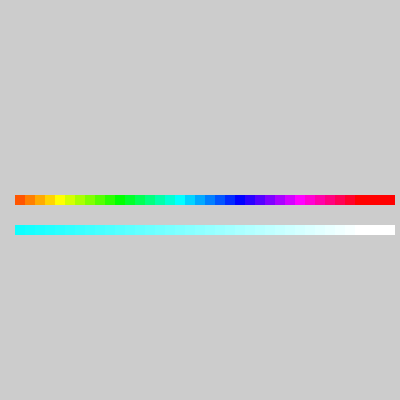
Frame 1 (no input)
Frame 60 (the mouse pressed at the canvas centre just before this capture): identical to frame 1, image omitted
Frame 120 (the mouse held since frame 60 and released just before this capture): identical to frame 1, image omitted

The Processing sketch that drew this single still picture (run headless with seeded random() and noise(); from frame 60 on, the mouse is pressed at the canvas centre):

// Processing sketch: Exercise01_colorTest
// ── Exercise01_colorTest.pde
void setup(){
  size(400,400);
  
  //for(int y = 20 ; y < height; y +=10){
    for(int x  = 20 ; x < width; x +=10){
      pushStyle();
      pushMatrix();
      translate(x,height/2);
      noStroke(); 
      colorMode(HSB,360,100,100);
      fill(x,100,100);
      rectMode(CENTER);
      rect(0,0,10,10);

      colorMode(RGB);
      fill(x,100,100);
      rect(0,30,10,10);

      

      popMatrix();
      popStyle();
      
    }
  //}
}

void draw(){
}
